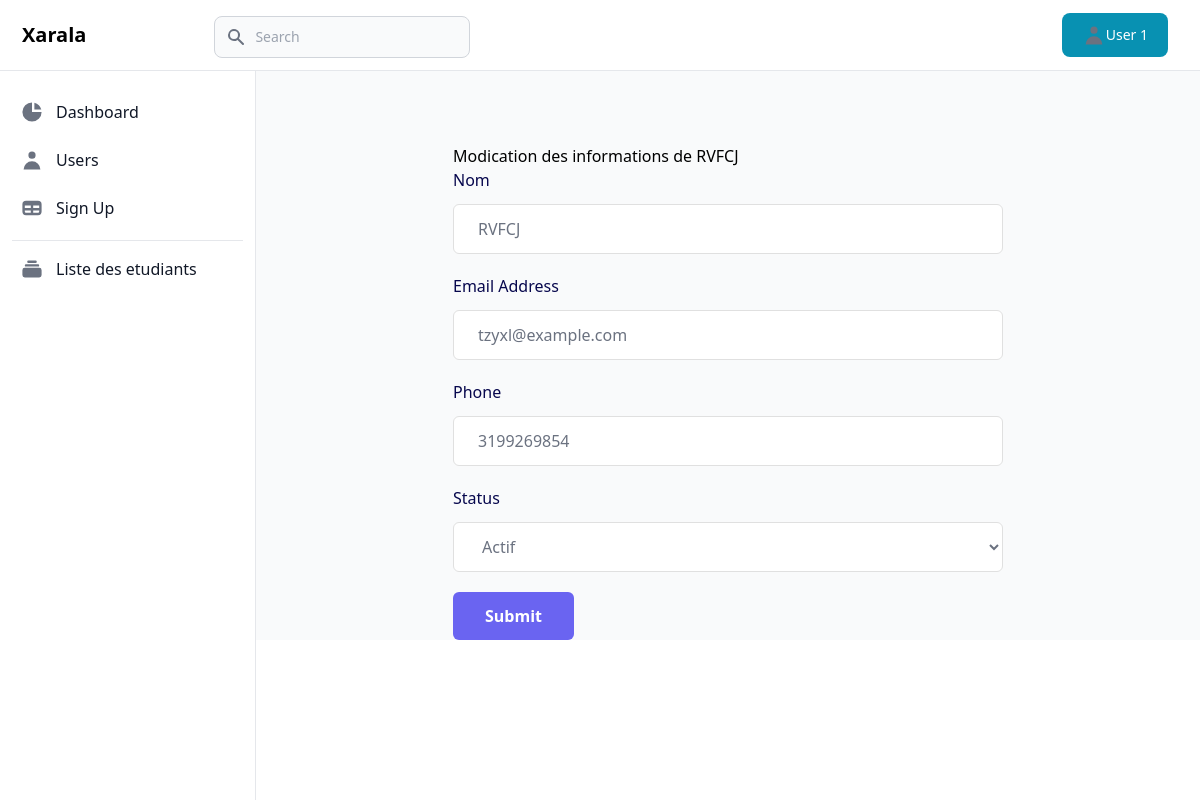
/etudiant/5/modifier/, run on the app's committed database.
### etudiant/models.py (models this page shows, shortened)
class Etudiant(models.Model):
    STATUT_CHOICES = (
        ('actif', 'Actif'),
        ('inactif', 'Inactif'),
    )
    nom = models.CharField(max_length=100)
    email = models.EmailField()
    phone = models.CharField(max_length=20)
    status = models.CharField(max_length=10, choices=STATUT_CHOICES)
    def __str__(self):
        return self.nom

### etudiant/views.py (the view, shortened to what this page needs)
# urls.py: path('etudiant/<int:etudiant_id>/modifier/', views.modifier_etudiant, name='modifier_etudiant'),
def modifier_etudiant(request, etudiant_id):
    etudiant = get_object_or_404(Etudiant, pk=etudiant_id)
    return render(request, 'modifier_etudiant.html', {'etudiant': etudiant})

### etudiant/templates/modifier_etudiant.html (shortened to what this page needs)
{% extends 'base.html' %}
{% block content %}
    <div class="mx-auto mt-20 w-full max-w-[550px]">
        <H1 class="h1 ">Modication  des informations de  {{etudiant}} </H1>
      <form action="" method="POST">
        <div class="mb-5">
          <label
            for="name"
            class="mb-3 block text-base font-medium text-[#07074D]"
          >
            Nom
          </label>
          <input
            type="text"
            name="nom"
            id="nom"
            value="{{etudiant.nom}}"
            class="w-full rounded-md border border-[#e0e0e0] bg-white py-3 px-6 text-base font-medium text-[#6B7280] outline-none focus:border-[#6A64F1] focus:shadow-md"
          />
        </div>
        <div class="mb-5">
          <label
            for="email"
            class="mb-3 block text-base font-medium text-[#07074D]"
          >
            Email Address
          </label>
          <input
            type="email"
            name="email"
            id="email"
            value="{{etudiant.email}}"
            class="w-full rounded-md border border-[#e0e0e0] bg-white py-3 px-6 text-base font-medium text-[#6B7280] outline-none focus:border-[#6A64F1] focus:shadow-md"
          />
        </div>
        <div class="mb-5">
          <label
            for="subject"
            class="mb-3 block text-base font-medium text-[#07074D]"
          >
            Phone
          </label>
          <input
            type="text"
            name="phone"
            id="phone"
            value="{{etudiant.phone}}"
            class="w-full rounded-md border border-[#e0e0e0] bg-white py-3 px-6 text-base font-medium text-[#6B7280] outline-none focus:border-[#6A64F1] focus:shadow-md"
          />
        </div>
        <div class="mb-5">
          <label
            for="subject"
            class="mb-3 block text-base font-medium text-[#07074D]"
          >
            Status
          </label>
          <select name="status" id=""
          aria-selected=""
          class="w-full rounded-md border border-[#e0e0e0] bg-white py-3 px-6 text-base font-medium text-[#6B7280] outline-none focus:border-[#6A64F1] focus:shadow-md"
          >
          {% if etudiant.status == 'actif' %}
            <option value="actif" selected>Actif</option>
          {% else %}
          <option value="actif" >Actif</option>
          <option value="inactif" selected>Inactif</option>
          {% endif %}
          </select>
        </div>
        <div>
          <button
            class="hover:shadow-form rounded-md bg-[#6A64F1] py-3 px-8 text-base font-semibold text-white outline-none"
          >
            Submit
          </button>
        </div>
      </form>
    </div>
  </div>
{% endblock%}

### data on the page
Etudiant: nom "RVFCJ", email "tzyxl@example.com", phone "3199269854", status "Actif"
